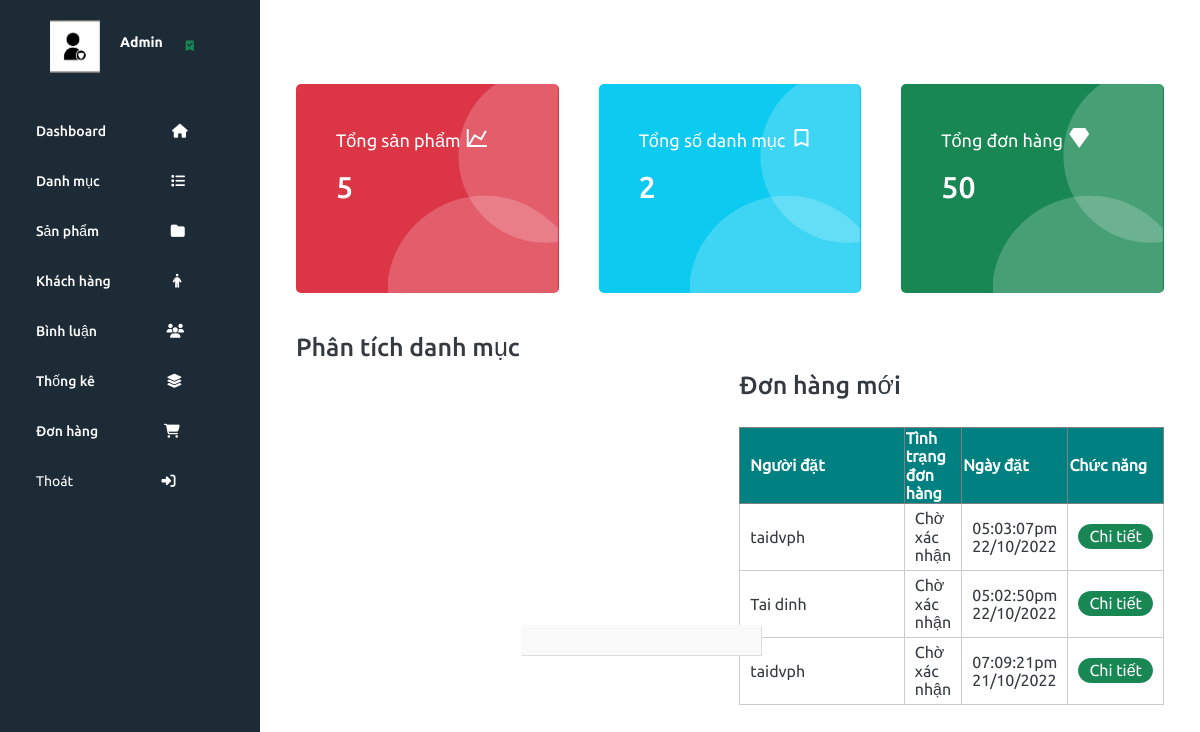
The app's page /admin/index.php with its own data.
### tables this page shows
CREATE TABLE `bill` (
  `id` int(10) NOT NULL,
  `iduser` int(10) DEFAULT 0,
  `bill_name` varchar(255) NOT NULL,
  `bill_address` varchar(255) NOT NULL,
  `bill_tel` varchar(50) NOT NULL,
  `bill_email` varchar(100) NOT NULL,
  `bill_pttt` tinyint(1) NOT NULL DEFAULT 1 COMMENT '1. Thanh toán trực tiếp\r\n2. Chuyển khoản\r\n3. Thanh toán online',
  `ngaydathang` varchar(50) NOT NULL,
  `total` int(10) NOT NULL DEFAULT 0,
  `bill_status` tinyint(1) NOT NULL DEFAULT 0 COMMENT '0. Đơn hàng mới\r\n1.Đang xử lý\r\n2.Đang giao hàng\r\n3.Đã giao hàng',
  `receive_name` varchar(255) DEFAULT NULL,
  `receive_address` varchar(255) DEFAULT NULL,
  `receive_tel` varchar(50) DEFAULT NULL
);

### model/pdo.php (called while the page is built, shortened)
<?php
function pdo_get_connection()
{
    $dburl = "mysql:host=localhost;dbname=da1-greenshop;charset=utf8";
    $username = 'root';
    $password = '';
    $conn = new PDO($dburl, $username, $password);
    $conn->setAttribute(PDO::ATTR_ERRMODE, PDO::ERRMODE_EXCEPTION);
    return $conn;
}
function pdo_query($sql)
{
    $sql_args = array_slice(func_get_args(), 1);
    try {
        $conn = pdo_get_connection();
        $stmt = $conn->prepare($sql);
        $stmt->execute($sql_args);
        $rows = $stmt->fetchAll();
        return $rows;
    } catch (PDOException $e) {
        throw $e;
    } finally {
        unset($conn);
    }
}

### model/cart.php (called while the page is built, shortened)
<?php
function loadall_bill2($iduser)
{
    $sql = "select * from bill order by id desc limit 0,3";
    $listbill = pdo_query($sql);
    return $listbill;
}
function get_ttdh($n)
{
    switch ($n) {
        case '0':
            $tt = "Chờ xác nhận";
            break;
    }
    return $tt;
}

### admin/bill/listbill2.php (the view, shortened to what this page needs)
<div class="row mb">
    <div class="mr">
        <div class="row mb">
            <div class=" boxcontent cart">
                <br>
                <table class="formloai">
                    <tr style="background-color: teal;color:white;">
                        <th style="width: 170px;border:1px solid gray;padding: 10px;">Người đặt</th>
                        <th style="border:1px solid gray;">Tình trạng đơn hàng</th>
                        <th style="border:1px solid gray;">Ngày đặt</th>
                        <th style="border:1px solid gray;">Chức năng</th>
                    </tr>
                    <form action="index.php?act=capnhattt" method="post" enctype="multipart/form-data">
                        <?php
                        foreach ($listbill as $bill) {
                            extract($bill);
                            $kh = $bill["bill_name"];
                            $status = get_ttdh($bill["bill_status"]);
                            $billct = "index.php?act=billct&id=" . $id;
                            echo '
                        <tr>
                                      <td>' . $kh . '</td>
                                      <td>' . $status . '</td>
                                      <td>' . $bill["ngaydathang"] . '</td>
                                      <td><a href="' . $billct . '"><input style="border-radius:50px;padding:2px 10px;background-color:#198754;border:1px solid #198754;color:white;" type="button" value="Chi tiết"></a>  </td>
                                      </form>
                        </tr>';
                        }
                        ?>
                </table>
            </div>
        </div>
    </div>
</div>

### admin/assets/css/admin.css (style rules this page uses)
.formloai { width: 100%; border-collapse: collapse; }
.formloai td { padding: 5px 10px; border: 1px #ccc solid; }

### records on screen
bill: bill_name "taidvph", bill_status "Chờ xác nhận", ngaydathang "05:03:07pm 22/10/2022"
bill: bill_name "Tai dinh", bill_status "Chờ xác nhận", ngaydathang "05:02:50pm 22/10/2022"
bill: bill_name "taidvph", bill_status "Chờ xác nhận", ngaydathang "07:09:21pm 21/10/2022"

### other values on screen
$tsp "5"
$tdm "2"
$tdh "50"
